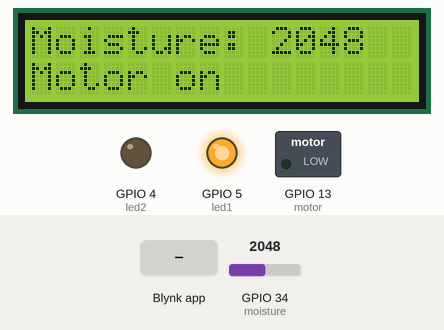
This sketch was run on a simulated ESP32. Parts: 16×2 character LCD, switched loads named in the sketch (green lamp = pin HIGH), output pins drawn as LEDs (lit = HIGH). The test bench sets the inputs (shaded band); at power-on: GPIO 34 (moisture) = 2048. WiFi joins after 1.5 s; servers stay silent unless stated; what the sketch prints to the serial monitor is not drawn.

Above: at 6.0 s.
6.1 s: GPIO 34 (moisture) set to 2930
At 7.8 s:
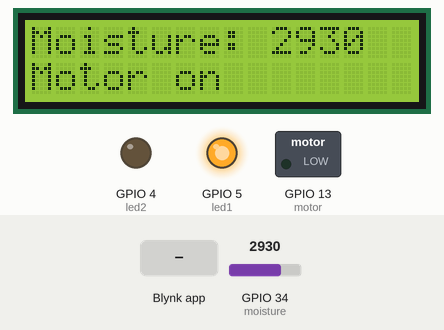
8.4 s: GPIO 34 (moisture) set to 3038
At 9.0 s:
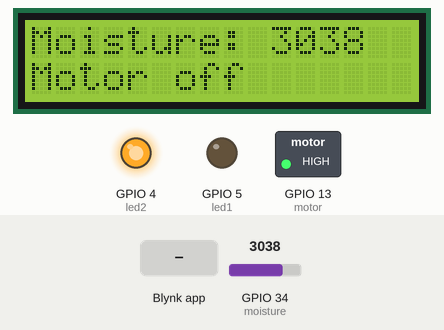
9.9 s: Blynk app writes 1 to V1
At 11.1 s:
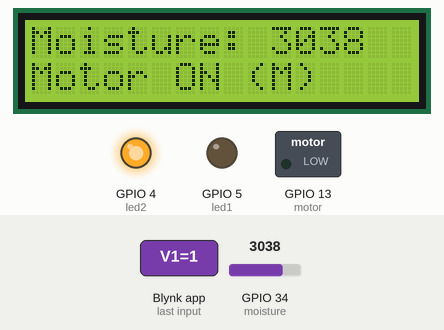
11.4 s: Blynk app writes 0 to V1
At 12.3 s:
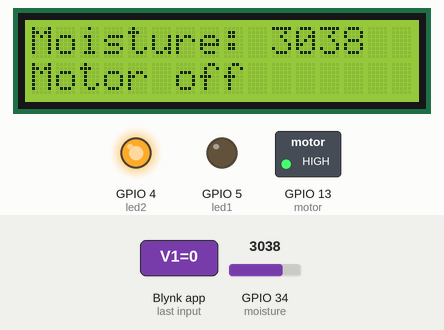
12.9 s: GPIO 34 (moisture) set to 2960
At 13.6 s:
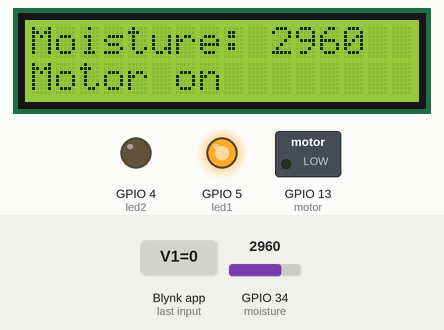
Timing chart, 0 to 15.4 s (numbered marks = the images above; inputs shaded):
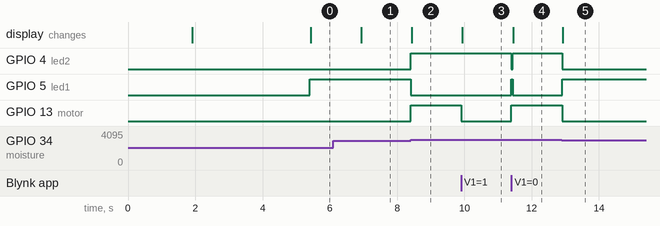

Measured:
- the behaviour switches between 2999 and 3000 on GPIO 34 (moisture) (found by bisection; images 1 and 2)
- after the input at 6.1 s, the display: changes after 0.83 s (image 1)
- after the input at 8.4 s, GPIO 4 (led2), GPIO 13 (motor): LOW → HIGH at once; GPIO 5 (led1): HIGH → LOW at once; the display: changes at once (image 2)
- after the input at 9.9 s, GPIO 13 (motor): HIGH → LOW at once; the display: changes at once (image 3)
- after the input at 11.4 s, GPIO 4 (led2): HIGH → LOW at once, → HIGH 0.03 s later; GPIO 5 (led1): LOW → HIGH at once, → LOW 0.03 s later; GPIO 13 (motor): LOW → HIGH at once; the display: changes after 0.06 s (image 4)
- after the input at 12.9 s, GPIO 4 (led2), GPIO 13 (motor): HIGH → LOW at once; GPIO 5 (led1): LOW → HIGH at once; the display: changes at once (image 5)

The sketch:

aug5_water_pump_finalversion.ino
```cpp
#define BLYNK_PRINT Serial
#define BLYNK_TEMPLATE_ID "TMPL3wblZpJOd"
#define BLYNK_TEMPLATE_NAME "water irrigation"
#define BLYNK_AUTH_TOKEN "8GIdny_ooXqJKgp_Ib0rQtc5rODMde_Q"

#include <Wire.h>
#include <WiFi.h>
#include <BlynkSimpleEsp32.h>
#include <LiquidCrystal_I2C.h>

LiquidCrystal_I2C lcd(0x27, 16, 2);
BlynkTimer timer;

const char* ssid = "Airtel_CLYXN X SORXN";
const char* pass = "Studio@1234";
const char* auth = "8GIdny_ooXqJKgp_Ib0rQtc5rODMde_Q";

#define virtualpin1 V0
#define virtualpin2 V1
#define virtualpin3 V2 // green
#define virtualpin4 V3 //red
#define moisture 34

int motor = 13;
int led1 = 5;  // Red LED
int led2 = 4;  // Green LED
bool manual = false;
int moisturevalue = 0;


void updateDisplay(const char* motorStatus) {
  lcd.clear();
  lcd.setCursor(0, 0);
  lcd.print("Moisture: ");
  lcd.print(moisturevalue);
  lcd.setCursor(0, 1);
  lcd.print(motorStatus);
}

BLYNK_WRITE(V1) {
  int value = param.asInt();
  if (value == 1) {
    manual = true;
    digitalWrite(led2, 1);
    digitalWrite(led1, 0);
    digitalWrite(motor, 0);
    updateDisplay("Motor ON (M)");
    Blynk.virtualWrite(virtualpin3, 1);
    Blynk.virtualWrite(virtualpin4, 0);
  } else {
    manual = false;
    digitalWrite(led1, 1);
    digitalWrite(led2, 0);
    digitalWrite(motor, 1);
    updateDisplay("Motor OFF (A)");
    Blynk.virtualWrite(virtualpin3, 0);
    Blynk.virtualWrite(virtualpin4, 1);
  }
}


void checkSystem() {
  moisturevalue = analogRead(moisture);
  Serial.print("Moisture Value: ");
  Serial.println(moisturevalue);

  Blynk.virtualWrite(virtualpin1, moisturevalue);

  if (manual == false) {
    if (moisturevalue < 3000) {
      digitalWrite(led1, 1);
      digitalWrite(led2, 0);
      digitalWrite(motor, 0);
      updateDisplay("Motor on");
      Blynk.virtualWrite(virtualpin3, 1);
    Blynk.virtualWrite(virtualpin4, 0);
    } else {
      digitalWrite(led2, 1);
      digitalWrite(led1, 0);
      digitalWrite(motor, 1);
      updateDisplay("Motor off");
      Blynk.virtualWrite(virtualpin3, 0);
    Blynk.virtualWrite(virtualpin4, 1);
    }
  }
}

void setup() {
  Serial.begin(115200);

  lcd.init();
  lcd.backlight();
  lcd.clear();
  lcd.setCursor(0, 0);
  lcd.print("Connecting WiFi...");

  Blynk.begin(auth, ssid, pass);

  pinMode(motor, OUTPUT);
  pinMode(moisture, INPUT);
  pinMode(led1, OUTPUT);
  pinMode(led2, OUTPUT);

  lcd.clear();
  lcd.print("Irrigation Ready");
  delay(2000);


  timer.setInterval(1500L, checkSystem);
}

void loop() {
  Blynk.run();
  timer.run();
}
```
